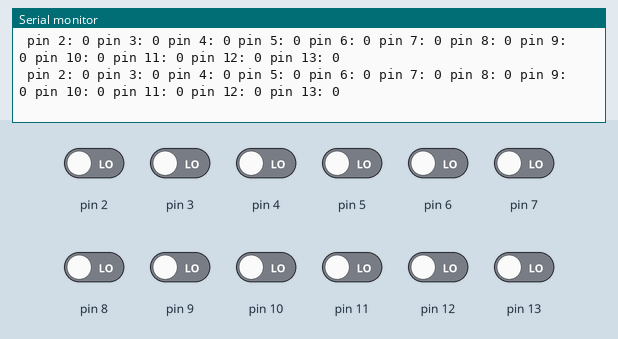
Simulated run of this sketch. Board: Arduino Uno, built with avr-gcc and run on an emulated ATmega328P. Shown: the last lines printed to the serial monitor. The test bench sets the inputs (shaded band); at power-on: pin 2–13 LOW.

Above: at 1.2 s.
1.3 s: pin 2 driven HIGH
At 1.54 s:
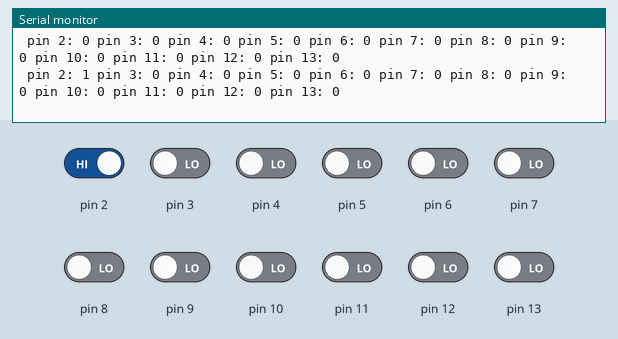
4.3 s: pin 3 driven HIGH
At 4.5 s:
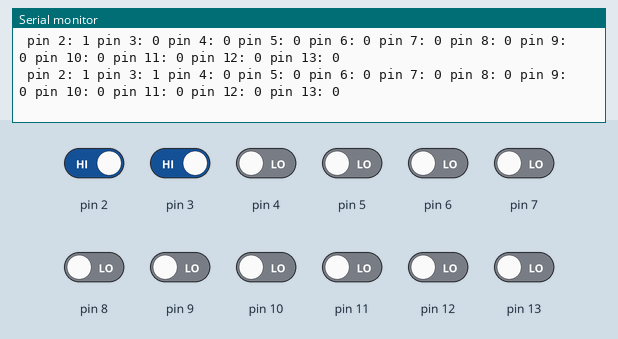
7.3 s: pin 4 driven HIGH
At 7.59 s:
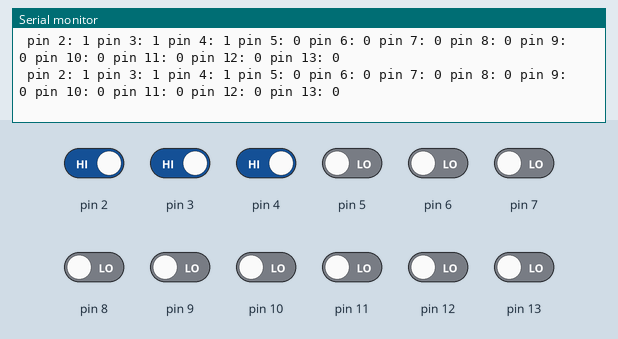
10.3 s: pin 5 driven HIGH
At 10.55 s:
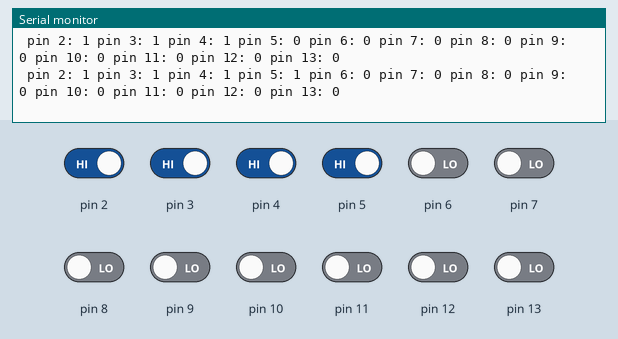
13.3 s: pin 6 driven HIGH
At 13.51 s:
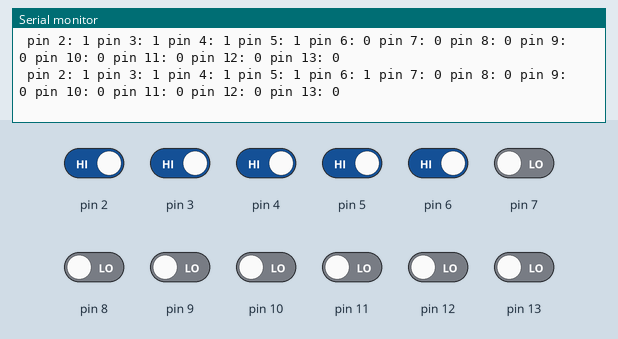
16.3 s: pin 7 driven HIGH
At 16.6 s:
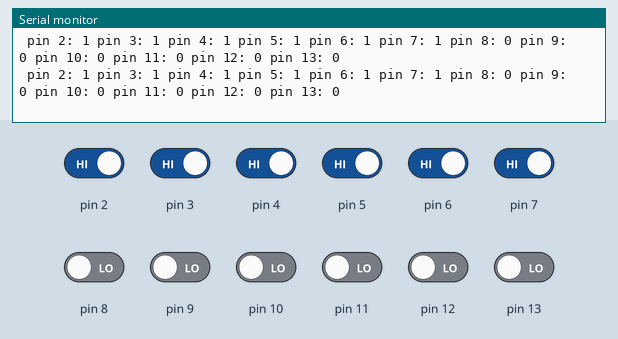

The sketch:

digitalPinTest.ino
```cpp
void setup() {
  // put your setup code here, to run once:
Serial.begin(9600);
pinMode(2, INPUT);
pinMode(3, INPUT);
pinMode(4, INPUT);
pinMode(5, INPUT);
pinMode(6, INPUT);
pinMode(7, INPUT);
pinMode(8, INPUT);
pinMode(9, INPUT);
pinMode(10, INPUT);
pinMode(11, INPUT);
pinMode(12, INPUT);
pinMode(13, INPUT);
}

void loop() {

  Serial.println( String(" pin 2: ") + digitalRead(2) + String( " pin 3: ") + digitalRead(3) + String(" pin 4: ") + digitalRead(4) + String(" pin 5: ") + digitalRead(5) + String(" pin 6: ") + digitalRead(6) + String(" pin 7: ") + digitalRead(7) + String(" pin 8: ") + digitalRead(8) + String(" pin 9: ") + digitalRead(9) +  String(" pin 10: ") + digitalRead(10) +  String(" pin 11: ") + digitalRead(11) + String(" pin 12: ") + digitalRead(12) + String(" pin 13: ") + digitalRead(13) );

}
```

Measured:
- after the input at 1.3 s, the serial monitor: prints a new line after 0.12 s (image 1)
- after the input at 4.3 s, the serial monitor: prints a new line after 0.09 s (image 2)
- after the input at 7.3 s, the serial monitor: prints a new line after 0.17 s (image 3)
- after the input at 10.3 s, the serial monitor: prints a new line after 0.13 s (image 4)
- after the input at 13.3 s, the serial monitor: prints a new line after 0.10 s (image 5)
- after the input at 16.3 s, the serial monitor: prints a new line after 0.18 s (image 6)
